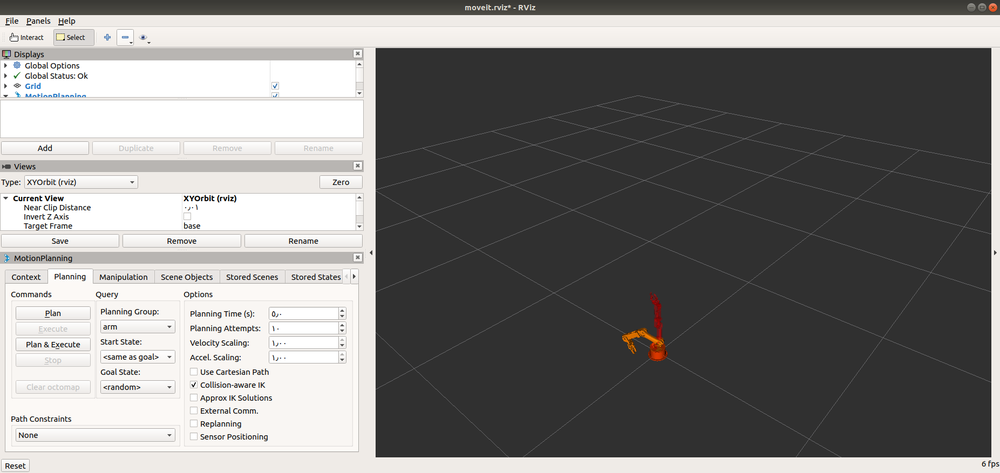
#> input picture catkin_ws/src/moveit_pkg/moveit.png, 1000 x 473 px, shrunk from 1853 x 877 before the run, given in place of the camera
$ python color_thresholding.py   (Python 2 division)
#> lines starting #> are read from the running program, lines starting #| are printed output that depends on the picture; after the words box and inside, x2 and y2 are one past the last pixel; in counts of white or black regions, pixels touching at a corner belong together
#!/usr/bin/env python
import cv2
import numpy as np

def nothing(pos):
	pass

cap=cv2.VideoCapture(0)

cv2.namedWindow('Thresholds')
cv2.createTrackbar('LH','Thresholds',0,255, nothing)
#> slider 'LH' is set to 51
cv2.createTrackbar('LS','Thresholds',0,255, nothing)
#> slider 'LS' is set to 51
cv2.createTrackbar('LV','Thresholds',0,255, nothing)
#> slider 'LV' is set to 51
cv2.createTrackbar('UH','Thresholds',255,255, nothing)
cv2.createTrackbar('US','Thresholds',255,255, nothing)
cv2.createTrackbar('UV','Thresholds',255,255, nothing)


while(1):
	_, img = cap.read()
#> img is the input picture: shape (473, 1000, 3); mean B, G, R 128.1, 129.4, 130.7

	#converting frame(img i.e BGR) to HSV (hue-saturation-value)
	if img is None:
	    print("Error: Image not loaded.")
	    exit(1)
# [4 lines of commented-out code are left out]
	hsv=cv2.cvtColor(img,cv2.COLOR_BGR2HSV)
#> hsv: shape (473, 1000, 3); mean H, S, V 9.8, 5.2, 131.2

	lh=cv2.getTrackbarPos('LH','Thresholds')
	ls=cv2.getTrackbarPos('LS','Thresholds')
	lv=cv2.getTrackbarPos('LV','Thresholds')

	uh=cv2.getTrackbarPos('UH','Thresholds')
	us=cv2.getTrackbarPos('US','Thresholds')
	uv=cv2.getTrackbarPos('UV','Thresholds')

	#defining the Range of color
	color_lower=np.array([lh,ls,lv],np.uint8)
	color_upper=np.array([uh,us,uv],np.uint8)


	#finding the range of color in the image

	color=cv2.inRange(hsv,color_lower,color_upper)
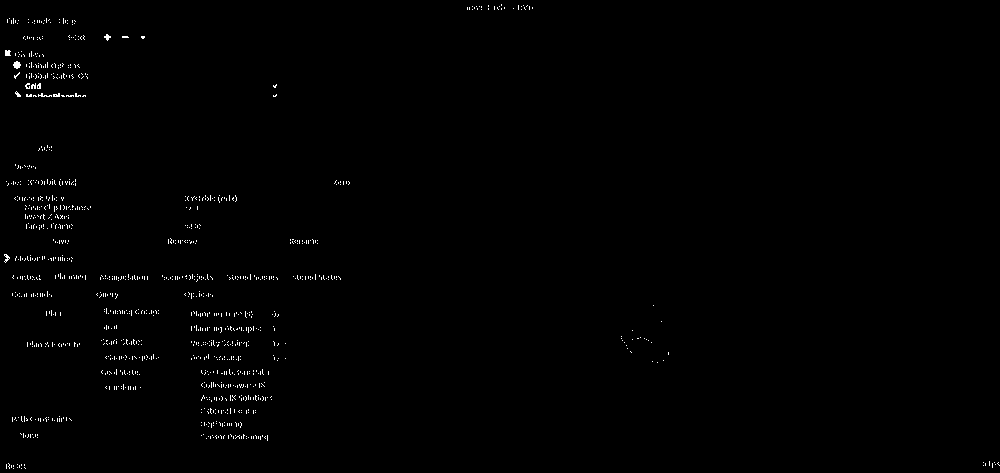
#> color: shape (473, 1000); 0.66% white in thin lines or dots

	#Morphological transformation, Dilation
	kernal = np.ones((5 ,5), "uint8")


	color=cv2.dilate(color,kernal)
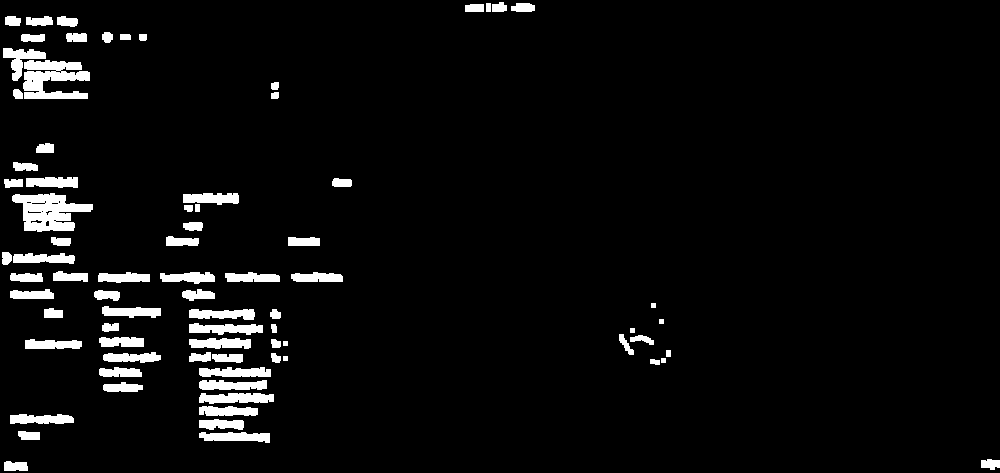
#> color: shape (473, 1000); 4.7% white; 78 white regions, largest, box (x1, y1, x2, y2) and area: (12, 193, 93, 232) 1872, (23, 60, 90, 99) 1726, (199, 393, 274, 404) 656


    	cv2.imshow("Color",color)
    	cv2.imshow("Original Image",img)

	if cv2.waitKey(1)== ord('q'):
#> (key q is pressed here)
		break

cap.release()
cv2.destroyAllWindows()
